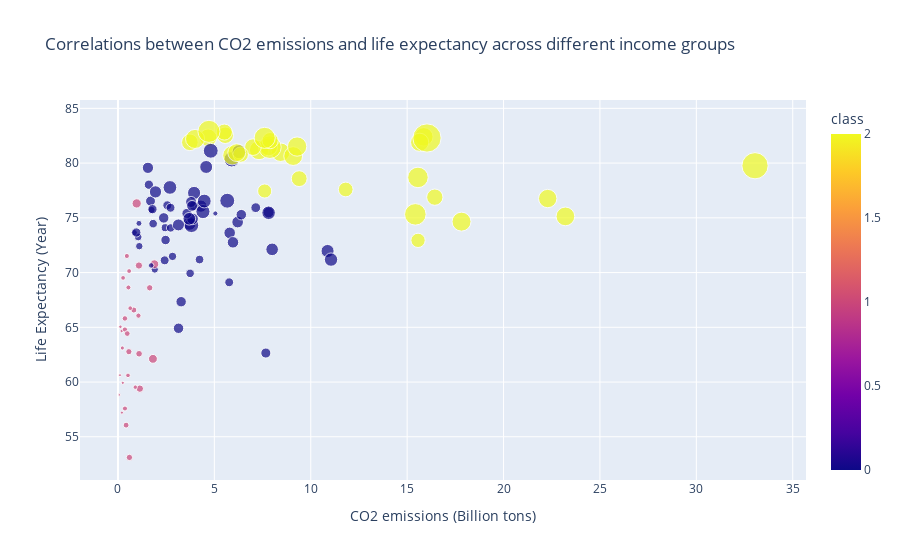

The cell this chart's notebook holds for it:
### Code cell
import plotly.express as px
fig = px.scatter(df, x = 'CO2 emissions (Billion tons)', y ='Life Expectancy (Year)',
                    size ='GDP per capita ($)', color = 'class', title='Correlations between CO2 emissions and life expectancy across different income groups')
fig.show()
